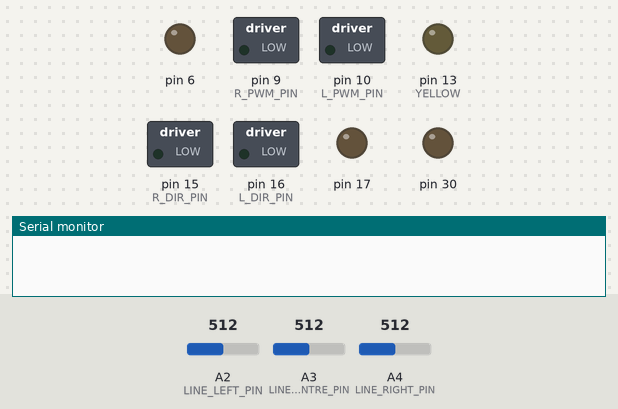
A sketch run on a simulated Arduino Leonardo, built with avr-gcc and run on an emulated ATmega32U4. Shown: switched loads named in the sketch (green lamp = pin HIGH), output pins drawn as LEDs (lit = HIGH), the last lines printed to the serial monitor. The inputs (shaded band) are chosen by the test bench; at power-on: A2 (LINE_LEFT_PIN) = 512, A3 (LINE_CENTRE_PIN) = 512, A4 (LINE_RIGHT_PIN) = 512.

Above: at 0.1 s.
At 1.18 s:
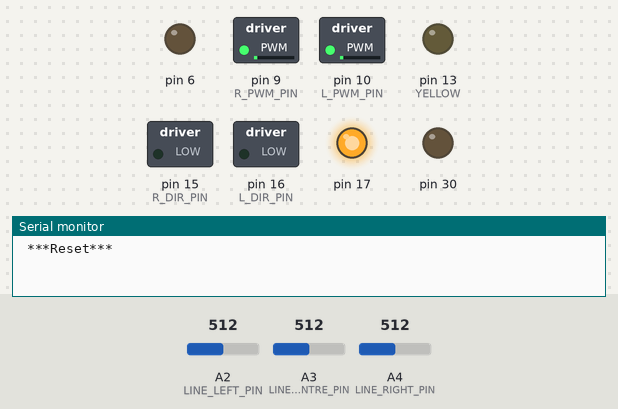
At 2.44 s:
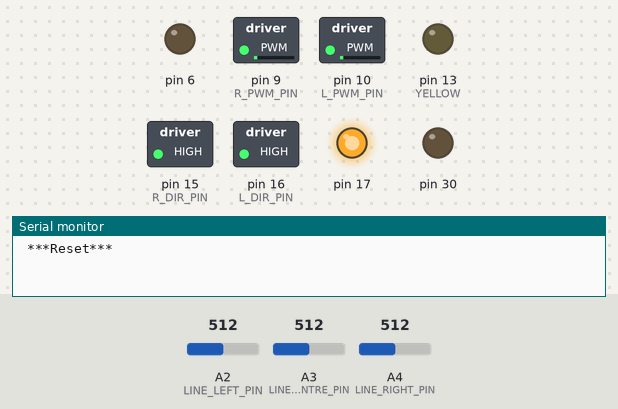
At 3.17 s:
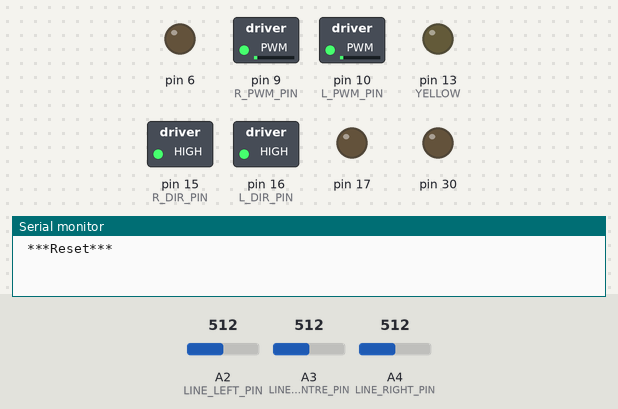
Timing chart, 0 to 5.9 s (numbered marks = the images above):
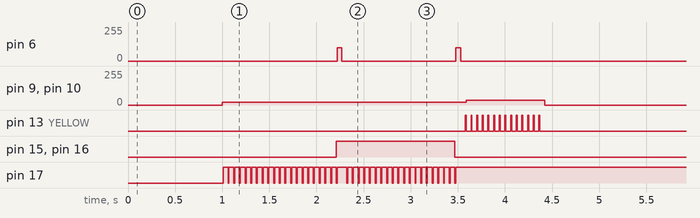

Measured:
- by itself, pin 6: alternates 100/255 for 0.05 s and 0/255 for 1.2 s, 4 changes in all, then stays 0/255
- by itself, pin 9 (R_PWM_PIN), pin 10 (L_PWM_PIN): 0/255 → 20/255 at 1.0 s, → 35/255 2.6 s later, → 0/255 0.83 s later
- by itself, pin 15 (R_DIR_PIN), pin 16 (L_DIR_PIN): LOW → HIGH at 2.2 s, → LOW 1.3 s later
- by itself, pin 17: alternates HIGH for 0.05 s and LOW for 0.01 s, 81 changes in all, then stays HIGH

The sketch:

bangbang_better.ino
```cpp
#define YELLOW LED_BUILTIN
#define RED LED_BUILTIN_RX
#define GREEN LED_BUILTIN_TX
#define OFF LOW
#define ON HIGH

#define L_PWM_PIN 10
#define L_DIR_PIN 16
#define R_PWM_PIN  9
#define R_DIR_PIN 15
#define DIR_BWD HIGH // HIGH: backwards
#define DIR_FWD LOW // LOW: forward
#define LEFT true
#define RIGHT false

#define LINE_LEFT_PIN A2
#define LINE_CENTRE_PIN A3
#define LINE_RIGHT_PIN  A4

class motors_c {
  private:
    // Accepts two integers (motor and power)
    // and sets the power for that mortor
    void setMotorPower(int motor, int power) {
      if ( motor == L_PWM_PIN || motor == R_PWM_PIN ) {
        if ( power >= 0 ) {
          if ( power > 255 ) { power = 255; }
          // pin for direction is +6 from pin for power
          digitalWrite( motor + 6, DIR_FWD );
          analogWrite( motor, power );
        }
        else {
          if ( power < -255 ) { power = -255; }
          digitalWrite( motor + 6, DIR_BWD );
          analogWrite( motor, -power );
        }
      }
      else {
        // error wrong motor given
        Serial.println(" ***Wrong motor passed to function*** ");
      }
    }

  public:
    motors_c() {
      pinMode( L_PWM_PIN, OUTPUT );
      pinMode( L_DIR_PIN, OUTPUT );
      pinMode( R_PWM_PIN, OUTPUT );
      pinMode( R_DIR_PIN, OUTPUT );
    }

    void move(int power) {
      // left motor
      int offset = 0;
      if ( power < 0 ) { offset = -offset; }
      setMotorPower(L_PWM_PIN, power+offset);
      // right motor
      setMotorPower(R_PWM_PIN, power);
    }

    void move2speed(int left, int right) {
      // left motor
      setMotorPower(L_PWM_PIN, left);
      // right motor
      setMotorPower(R_PWM_PIN, right);
    }

    void turn(int power, bool dir) {
      if (dir) {
        // use left as pivot
        // left motor
        setMotorPower(L_PWM_PIN, 0);
        // right motor
        setMotorPower(R_PWM_PIN, power);
      }
      else {
        // use right as pivot
        // left motor
        setMotorPower(L_PWM_PIN, power);
        // right motor
        setMotorPower(R_PWM_PIN, 0);
      }
    }

    void turnOnSpot(int power, bool dir) {
      if (dir) {
        // towards left
        // left motor
        setMotorPower(L_PWM_PIN, -power);
        // right motor
        setMotorPower(R_PWM_PIN, power);
      }
      else {
        // towards right
        // left motor
        setMotorPower(L_PWM_PIN, power);
        // right motor
        setMotorPower(R_PWM_PIN, -power);
      }
    }
};

class lineSensor_c {
  private:
    int pin;
    float minVal = 1024.0;
    float maxVal = 0.0;
    // default value if not calibrated
    float limit = 512.0; //more is dark, less is light

  public:
    // Constructor, accepts a pin number as
    // argument and sets this as input
    lineSensor_c(int _pin) {
       pin = _pin; // Record which pin we used
       pinMode( pin, INPUT ); // Set this pin to input
    };

    // return sensor output
    float val() {
      return analogRead( pin );
    }

    // return normilised sensor output
    float norm() {
      float value = analogRead( pin );
      if ( value > maxVal ) { value = maxVal; }
      if ( value < minVal ) { value = minVal; }
      return 1024*(value - minVal)/(maxVal - minVal);
    }

    // return sensor limit
    float lim() {
      return limit;
    }

    // Write your calibration routine here
    // to remove bias offset
    void cal() {
      float value = analogRead( pin ); // Do an analogRead
      if ( value > maxVal ) { maxVal = value; }
      if ( value < minVal ) { minVal = value; }
      limit = (maxVal + minVal)/2.0;
    }

    // Write a routine here to check if your
    // sensor is on a line (true or false)
    boolean notOnLine() {
      float value = analogRead( pin ); // Do an analogRead
      if ( value > limit ) { return false; }
      else { return true; }
    }
};

//instantiate classes
motors_c m;
lineSensor_c ll(LINE_LEFT_PIN);
lineSensor_c lc(LINE_CENTRE_PIN);
lineSensor_c lr(LINE_RIGHT_PIN);

// global variables
unsigned int count = 0;
unsigned int nonce = 0;
unsigned int calTime;
bool plot_verbose;
bool msg_verbose;
bool norm_verbose;
bool m_verbose;

void blink(int col) {
  if (col == YELLOW) {
    digitalWrite(col, ON);
    delay(10);
    digitalWrite(col, OFF);
  }
  else {
    digitalWrite(col, OFF);
    delay(10);
    digitalWrite(col, ON);
  }
}

void buzz() {
  analogWrite(6, 100);
  delay(50);
  analogWrite(6, 0);
}

float weighted() {
  // if nothing on line => M = 0
  // if only left on line => M = 1
  // if only right on line => M = -1
  // if left and centre on line => M = 0.5
  // if right and centre on line => M = -0.5
  // if all 3 on line => M = 0

  // weighted line sensng
  float M = 0.0;
  float Ir = lr.norm();
  float Ic = lc.norm();
  float Il = ll.norm();
  float Itotal = Ir + Ic + Il;
  if ( Itotal == 0 ) {
    M = 0.0;
  }
  else {
    float Pr = Ir/Itotal;
    float Pl = Il/Itotal;
    M = Pl-Pr;
  }
  return M;
}

void BangBang() {
  // variables for slow and fast speeds
  int p = 20;
  int pM = 40;
  int half = 100;
  int full = 20;
  int count = 0;
  int single = 100;
  float M = weighted();

  if ( M < 0.1 || ( M < 0 && M > -0.1 ) ) {
    // either all on line or none on line
    if ( lc.notOnLine() ) {
      // none on line
      count = 0;
      while ( count < half && lc.notOnLine() ) {
        // blink green
        blink(GREEN);
        // turn left
        m.turnOnSpot(p, LEFT);
        delay(single);
        count++;
      }
      // and check if there is a line
      if ( ll.notOnLine() && lc.notOnLine() && lr.notOnLine() ) {
        // not on line turn right 180 degrees
        count = 0;
        while ( count < full && lc.notOnLine() ) {
          // blink green
          blink(GREEN);
          // turn right
          m.turnOnSpot(p, RIGHT);
          delay(single);
          count++;
        }
        // check if there is a line
        if ( ll.notOnLine() && lc.notOnLine() && lr.notOnLine() ) {
          // not on line
          // blink green
          blink(GREEN);
          // turn left 90 degrees
          m.turnOnSpot(p, LEFT);
          delay(half*single);
          // and just move straight slowly
          m.move(p);
          delay(1000);
        }
      }
    }
    else {
      // all on line
      // move straight slowly
      m.move(p);
    }
  }
  else if ( M < 0 ) {
    if( M*pM*-1 > 30) {
      m.move2speed(30, -30);
    }
    else if ( M*pM*-1 < 15 ) {
      m.move2speed(15, -15);
    }
    else {
      m.move2speed(round(M*pM*-1), round(M*pM));
    }
  }
  else {
    if( M*pM > 30) {
      m.move2speed(-30, 30);
    }
    else if ( M*pM < 15 ) {
      m.move2speed(-15, 15);
    }
    else {
      m.move2speed(round(M*pM*-1), round(M*pM));
    }
  }
}

// Setup, only runs once when powered on.
void setup() {
  // variables for output
  plot_verbose = false;
  msg_verbose = false;
  // set leds as output
  pinMode(RED, OUTPUT);
  pinMode(GREEN, OUTPUT);
  pinMode(YELLOW, OUTPUT);
  // time for calibration
  calTime = 40;
  // Start up the Serial for debugging
  Serial.begin(9600);
  delay(1000);
  // Print reset so we can catch any reset error
  Serial.println(" ***Reset*** ");
}

// Remmeber, loop is called again and again
void loop()
{
  // initial back and forth for calibration
  // this will happen when count is at zero & calTime
  if ( count % calTime == 0 ) { m.move(20); }
  // this will happen when count is at half calTime
  else if ( count % (calTime/2) == 0 ) { m.move(-20); }

  // calibration procedure
  if ( count <= calTime ) {
    // red led
    blink(RED);
    // half calibration done, play sound
    if ( count == calTime / 2 ) { buzz(); }
    // calibration done, play sound
    if ( count == calTime ) { buzz(); }
    // run callibration procedures for each
    ll.cal();
    lc.cal();
    lr.cal();
    count++;
  }
  // move forward for a bit to connect to line
  else if ( count < calTime + 15 ) {
    blink(YELLOW);
    m.move(35);
    count++;
  }
  // normal functionality
  else {
    // using weighted method to move
    BangBang();
    // OUTPUT METHODS
    if (plot_verbose) {
      Serial.print( ll.norm() );
      Serial.print( ", " );
      Serial.print( ll.val() );
      Serial.print( ", " );
      Serial.print( lc.norm() );
      Serial.print( ", " );
      Serial.print( lc.val() );
      Serial.print( ", " );
      Serial.print( lr.norm() );
      Serial.print( ", " );
      Serial.print( lr.val() );
      Serial.print( "\n" );
    }
    if (msg_verbose) {
      Serial.println(nonce);
      nonce++;
      if ( ll.norm() > 0.5 ) { Serial.println("left over line"); }
      if ( lc.norm() > 0.5 ) { Serial.println("centre over line"); }
      if ( lr.norm() > 0.5 ) { Serial.println("right over line"); }
    }
  }
  // short delay
  delay(50);
}
```
